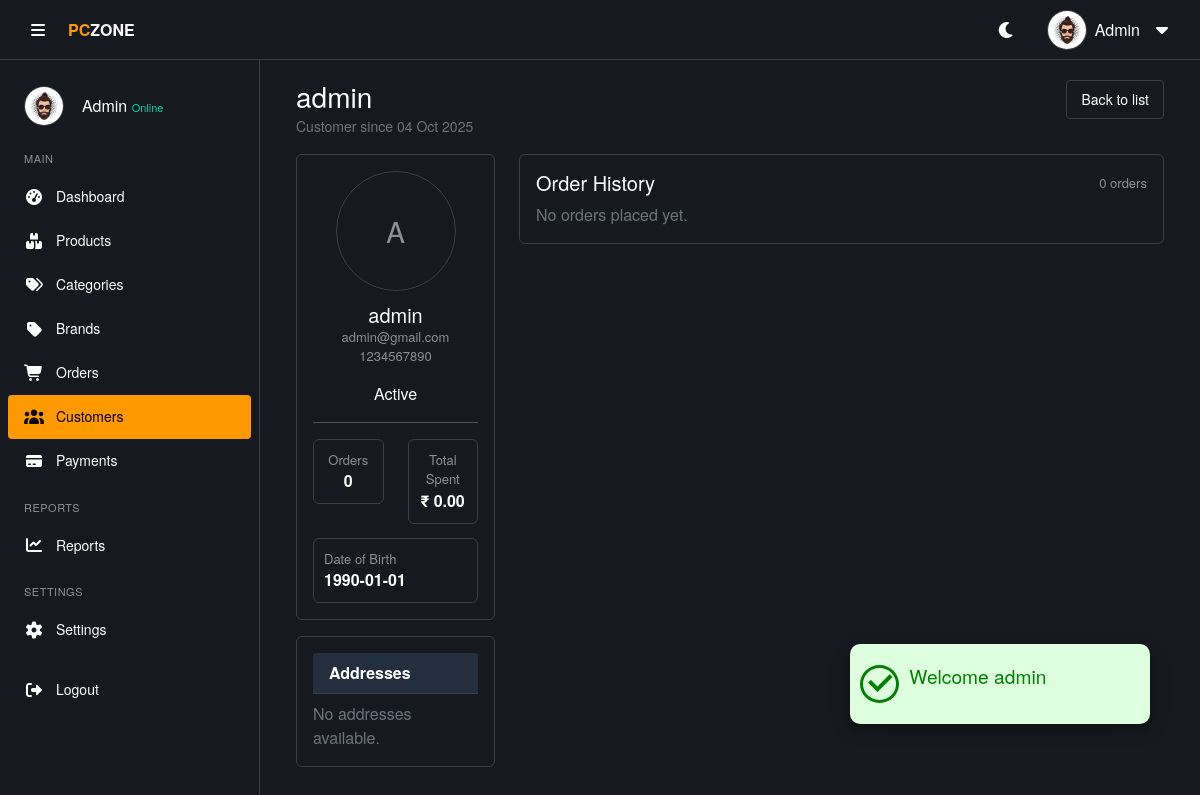
The page /admin/customer_view.php?id=1 (signed in) on the database as committed earlier.
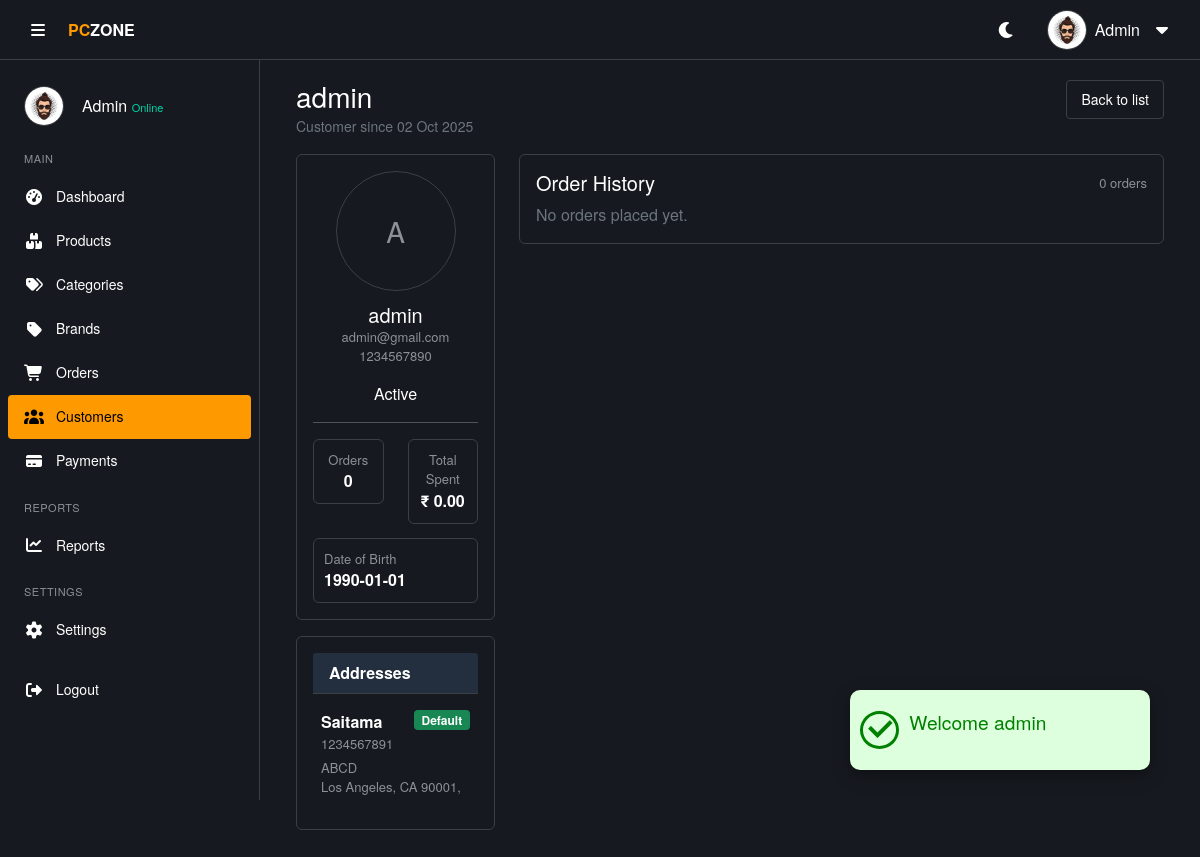
The same page on the database as committed later.
### tables this page shows
CREATE TABLE IF NOT EXISTS `users` (
  `user_id` int NOT NULL AUTO_INCREMENT,
  `username` varchar(150) DEFAULT NULL,
  `email` varchar(100) NOT NULL,
  `password` varchar(255) NOT NULL,
  `date_of_birth` date DEFAULT NULL,
  `gender` enum('Male','Female','Other') DEFAULT NULL,
  `phone` varchar(20) DEFAULT NULL,
  `email_verified` tinyint(1) DEFAULT '0',
  `role` enum('admin','user') NOT NULL DEFAULT 'user',
  `status` enum('active','inactive') DEFAULT 'active',
  `last_login` datetime DEFAULT NULL,
  `created_at` timestamp NULL DEFAULT CURRENT_TIMESTAMP,
  `updated_at` timestamp NULL DEFAULT CURRENT_TIMESTAMP ON UPDATE CURRENT_TIMESTAMP,
  PRIMARY KEY (`user_id`),
  UNIQUE KEY `email` (`email`)
);

CREATE TABLE IF NOT EXISTS `user_address` (
  `address_id` int NOT NULL AUTO_INCREMENT,
  `user_id` int DEFAULT NULL,
  `full_name` varchar(150) DEFAULT NULL,
  `phone` varchar(20) DEFAULT NULL,
  `address_line1` text,
  `address_line2` text,
  `city` varchar(100) DEFAULT NULL,
  `state` varchar(100) DEFAULT NULL,
  `zip` varchar(20) DEFAULT NULL,
  `country` varchar(100) DEFAULT NULL,
  `is_default` tinyint(1) DEFAULT '0',
  PRIMARY KEY (`address_id`),
  KEY `user_id` (`user_id`)
);

### includes/functions.php (called while the page is built, shortened)
<?php
function e($v)
{
  return htmlspecialchars($v ?? '');
}

### admin/customer_view.php (the view, shortened to what the changed rows need)
<?php
require('../includes/functions.php');
$customer_id = isset($_GET['id']) && ctype_digit($_GET['id']) ? (int)$_GET['id'] : 0;
$customer_q = mysqli_query(
  $conn,
  "SELECT user_id, username, email, phone, date_of_birth, gender, status, created_at, updated_at, NULL AS profile_image
       FROM users WHERE user_id = $customer_id"
);
$customer = $customer_q ? mysqli_fetch_assoc($customer_q) : null;
$addresses_res = mysqli_query(
  $conn,
  "SELECT address_id, full_name, phone, address_line1, address_line2, city, state, zip, country, is_default
       FROM user_address WHERE user_id = $customer_id ORDER BY is_default DESC, address_id ASC"
);
$addresses = $addresses_res ? mysqli_fetch_all($addresses_res, MYSQLI_ASSOC) : [];
?>
<!doctype html>
<html lang="en">
<head>
  <?php include './includes/header-link.php'; ?>
</head>
<body>
  <main class="main-content pt-5 mt-4">
    <div class="container mt-2 customer-profile">
      <div class="d-flex justify-content-between align-items-start mb-3">
        <div>
          <h3 class="mb-0"><?= e($customer['username']) ?></h3>
          <small class="text-muted">Customer since <?= e(date('d M Y', strtotime($customer['created_at']))) ?></small>
        </div>
      </div>
      <div class="row gy-3">
        <div class="col-lg-3">
          <div class="card theme-card p-3 mb-3">
            <div class="card-body text-center d-flex flex-column align-items-center p-0">
              <?php if (!empty($customer['profile_image']) && file_exists('../uploads/' . $customer['profile_image'])) : ?>
                <img src="../uploads/<?= e($customer['profile_image']) ?>" alt="profile" class="avatar-lg mb-2" style="object-fit:cover;">
              <?php else : ?>
                <div class="avatar-lg mb-2"><?= strtoupper(substr($customer['username'], 0, 1)) ?></div>
              <?php endif; ?>
              <h5 class="mt-1 mb-0"><?= e($customer['username']) ?></h5>
              <div class="muted-small"><?= e($customer['email']) ?></div>
              <div class="muted-small mb-2"><?= e($customer['phone'] ?: '—') ?></div>
              <div class="d-flex justify-content-center gap-2 mt-2">
                <span class="stock-badge <?= $customer['status'] === 'active' ? 'in-stock' : ($customer['status'] === 'inactive' ? 'low-stock' : 'out-of-stock') ?>">
                  <?= e(ucfirst($customer['status'])) ?>
                </span>
              </div>
            </div>
            <div class="row meta-row">
              <div class="col-12 mt-2">
                <div class="stat-box">
                  <div class="muted-small">Date of Birth</div>
                  <div class="fw-bold"><?= $customer['date_of_birth'] ? e($customer['date_of_birth']) : '—' ?></div>
                </div>
              </div>
            </div>
          </div>
          <div class="card theme-card p-3 mb-3">
            <div class="card-header mb-2">Addresses</div>
            <?php if (empty($addresses)) : ?>
              <p class="text-muted mb-0">No addresses available.</p>
            <?php else : ?>
              <?php foreach ($addresses as $addr) : ?>
                <div class="address-block mb-2 p-2">
                  <div class="d-flex justify-content-between align-items-start">
                    <div>
                      <strong><?= e($addr['full_name']) ?></strong>
                      <div class="muted-small"><?= e($addr['phone'] ?: '—') ?></div>
                    </div>
                    <?= $addr['is_default'] ? '<span class="badge bg-success">Default</span>' : '' ?>
                  </div>
                  <div class="muted-small small mt-1"><?= e($addr['address_line1']) ?> <?= e($addr['address_line2']) ?></div>
                  <div class="muted-small small"><?= e($addr['city']) ?>, <?= e($addr['state']) ?> <?= e($addr['zip']) ?>, <?= e($addr['country']) ?></div>
                </div>
              <?php endforeach; ?>
            <?php endif; ?>
          </div>
        </div>
      </div>
    </div>
  </main>
</body>
</html>

Rows that differ between the two databases and show on the page:
changed users "admin": created_at "04 Oct 2025" → "02 Oct 2025"
added user_address: full_name "Saitama", phone "1234567891", is_default "Default", address_line1 "ABCD", city "Los Angeles", state "CA", zip "90001"
Other text that changed with them:
text no longer shown: "No addresses available."
